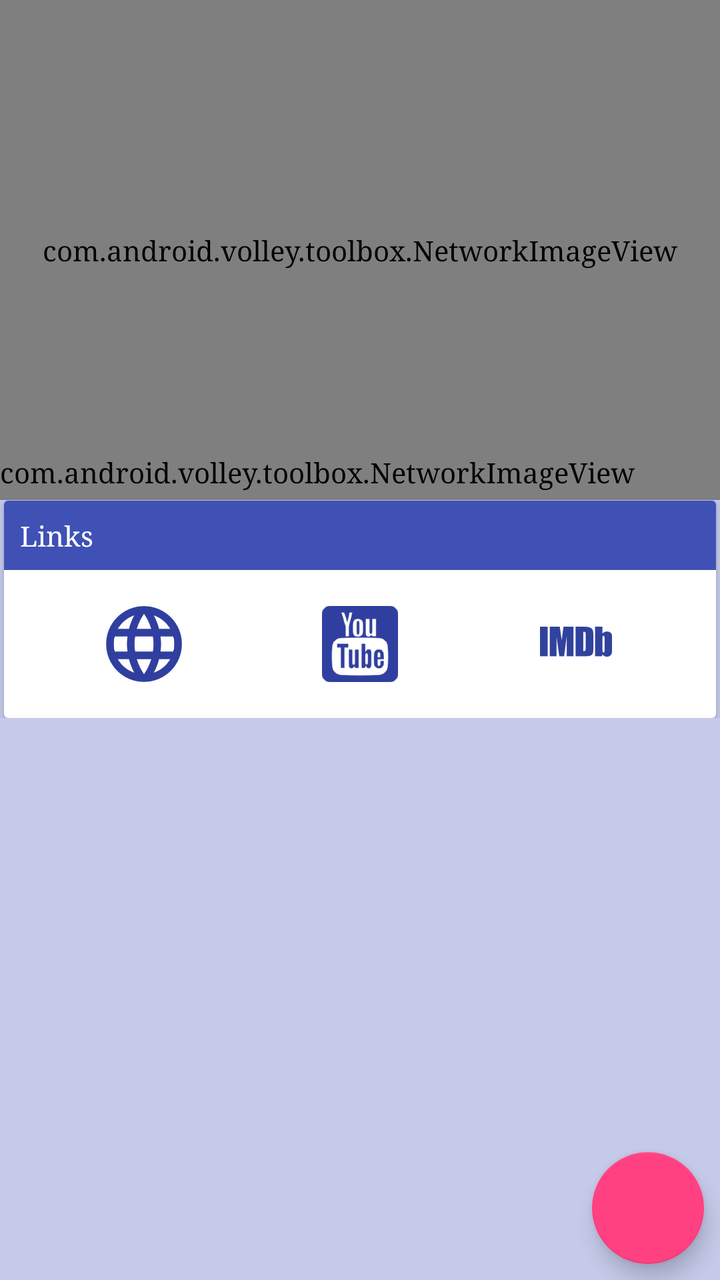
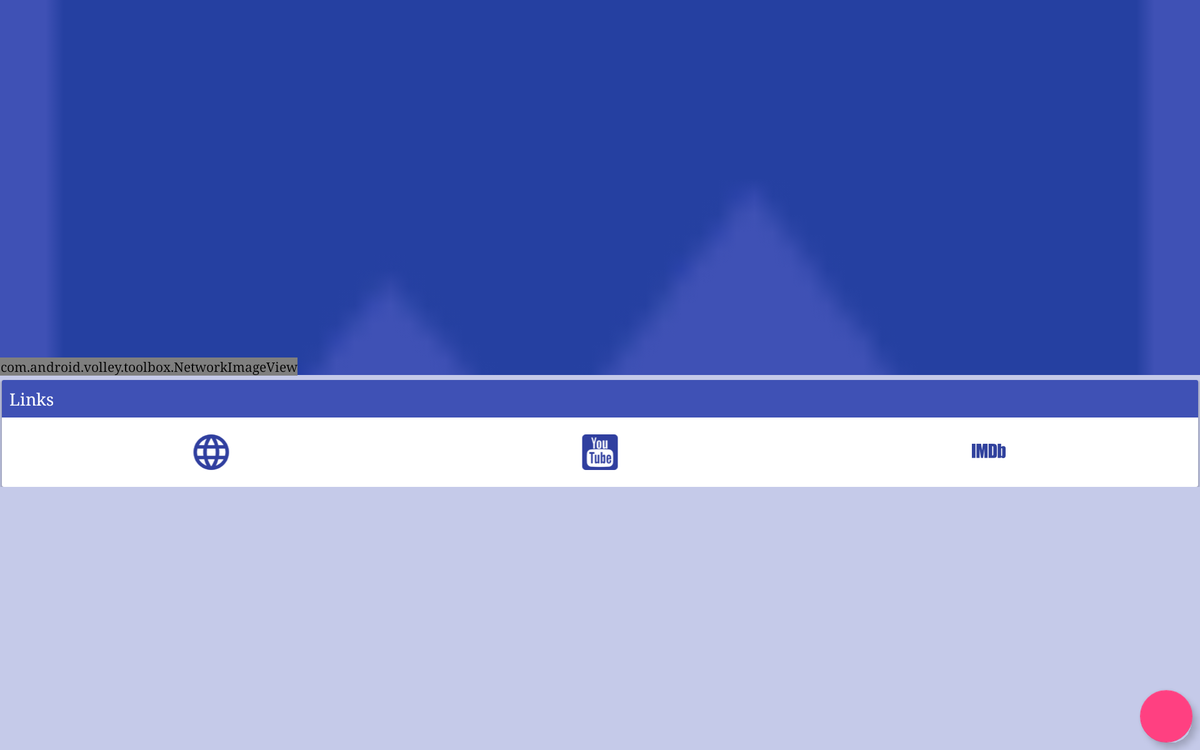

The same Android screen from two of the app's own layout files: first res/layout/ as a phone draws it, then the repository's variant for another configuration, drawn on a device whose configuration selects that folder. Both files follow.
<!-- AndroidManifest.xml: application theme AppTheme -->
<!-- res/layout/fragment_detail.xml -->
<android.support.design.widget.CoordinatorLayout xmlns:android="http://schemas.android.com/apk/res/android"
    xmlns:app="http://schemas.android.com/apk/res-auto"
    android:id="@+id/coordinator_detail"
    android:layout_width="match_parent"
    android:layout_height="match_parent">

    <android.support.design.widget.AppBarLayout
        android:id="@+id/view"
        android:layout_width="match_parent"
        android:layout_height="@dimen/app_layoutbar_height"
        android:theme="@style/ThemeOverlay.AppCompat.Dark.ActionBar">

        <android.support.design.widget.CollapsingToolbarLayout
            android:id="@+id/collapsing_toolbar"
            android:layout_width="match_parent"
            android:layout_height="match_parent"
            app:contentScrim="?attr/colorPrimary"
            app:layout_scrollFlags="scroll|exitUntilCollapsed">

            <com.android.volley.toolbox.NetworkImageView
                android:id="@+id/image_detail"
                android:layout_width="match_parent"
                android:layout_height="match_parent"
                android:scaleType="centerCrop"
                app:layout_collapseMode="pin" />

            <android.support.v7.widget.Toolbar
                android:id="@+id/toolbar"
                android:layout_width="match_parent"
                android:layout_height="?attr/actionBarSize"
                app:layout_collapseMode="pin" />


        </android.support.design.widget.CollapsingToolbarLayout>

    </android.support.design.widget.AppBarLayout>

    <android.support.v4.widget.NestedScrollView
        android:id="@+id/nested"
        android:layout_width="match_parent"
        android:layout_height="match_parent"
        android:layout_marginTop="@dimen/margin_top_card_header"
        app:layout_behavior="@string/appbar_scrolling_view_behavior">

        <LinearLayout
            android:layout_width="match_parent"
            android:layout_height="wrap_content"
            android:background="@android:color/transparent"
            android:paddingBottom="96dp"
            android:orientation="vertical">

            <include layout="@layout/card_header_detail_collapse"></include>

            <android.support.v7.widget.CardView
                android:id="@+id/card_genres"
                android:layout_width="match_parent"
                android:layout_height="wrap_content"
                android:layout_marginLeft="@dimen/margin_gral_cards"
                android:layout_marginRight="@dimen/margin_gral_cards"
                android:padding="4dp"
                android:visibility="gone">

                    <LinearLayout
                        android:id="@+id/ll_genres"
                        android:layout_width="match_parent"
                        android:layout_height="wrap_content"
                        android:layout_gravity="center"
                        android:layout_margin="6dp"
                        android:gravity="center"
                        android:orientation="horizontal" />
            </android.support.v7.widget.CardView>

            <LinearLayout
                android:layout_width="match_parent"
                android:layout_height="wrap_content"
                android:orientation="vertical"
                android:id="@+id/ll_main"></LinearLayout>

           <include layout="@layout/card_footer_detail"></include>

        </LinearLayout>

    </android.support.v4.widget.NestedScrollView>

    <android.support.design.widget.FloatingActionButton
        android:id="@+id/fab"
        android:layout_width="wrap_content"
        android:layout_height="wrap_content"
        android:layout_marginRight="@dimen/margin_fab"
        android:layout_marginBottom="@dimen/margin_fab"
        android:src="@drawable/ic_favorite_normal"
        app:layout_anchor="@id/nested"
        app:layout_anchorGravity="bottom|right|end" />

</android.support.design.widget.CoordinatorLayout>
<!-- res/layout/card_header_detail_collapse.xml (included above) -->
<?xml version="1.0" encoding="utf-8"?>
<android.support.v7.widget.CardView
    xmlns:android="http://schemas.android.com/apk/res/android"
    xmlns:app="http://schemas.android.com/tools"
    android:id="@+id/card_header_collapse"
    android:layout_width="match_parent"
    android:layout_height="wrap_content"
    android:layout_marginRight="2dp"
    app:cardBackgroundColor="@android:color/transparent"
    app:cardCornerRadius="2dp"
    app:cardElevation="0dp">

    <LinearLayout
        android:layout_width="match_parent"
        android:layout_height="wrap_content"
        android:layout_marginBottom="2dp"
        android:background="@android:color/transparent"

        android:orientation="horizontal">

        <com.android.volley.toolbox.NetworkImageView
            android:id="@+id/thumbnail_film2"
            android:layout_width="wrap_content"
            android:layout_height="wrap_content"
            android:layout_gravity="bottom"
            android:src="@drawable/imagen_prueba"
            android:transitionName="@string/transition_grid_to_detail" />


        <LinearLayout
            android:layout_width="match_parent"
            android:layout_height="match_parent"
            android:layout_marginTop="25dp"
            android:id="@+id/ll_icons_header"
            android:background="@android:color/white"
            android:gravity="center"
            android:orientation="vertical">

            <TableRow
                android:layout_width="match_parent"
                android:layout_height="wrap_content"
                android:id="@+id/tr_adults"
                android:layout_gravity="center"
                android:gravity="center"
                android:visibility="gone">

                <ImageView
                    android:id="@+id/iv_adults"
                    android:layout_gravity="center"
                    android:layout_width="wrap_content"
                    android:layout_height="wrap_content"
                    android:src="@drawable/ic_adults" />

            </TableRow>

            <TableRow
                android:layout_width="match_parent"
                android:layout_height="wrap_content">

                <ImageView
                    android:id="@+id/iv_votes"
                    android:layout_width="0dp"
                    android:layout_height="wrap_content"
                    android:layout_weight="1"
                    android:src="@drawable/ic_votes" />

                <ImageView
                    android:id="@+id/iv_popular"
                    android:layout_width="0dp"
                    android:layout_height="wrap_content"
                    android:layout_weight="1"
                    android:src="@drawable/ic_popularity" />

            </TableRow>

            <TableRow
                android:layout_width="match_parent"
                android:layout_height="wrap_content">

                <TextView
                    android:id="@+id/vote_count"
                    android:layout_width="0dp"
                    android:layout_height="wrap_content"
                    android:layout_weight="1"
                    android:gravity="center"
                    android:text="Votos"
                    android:textSize="11sp" />

                <TextView
                    android:id="@+id/popularity"
                    android:layout_width="0dp"
                    android:layout_height="wrap_content"
                    android:layout_weight="1"
                    android:gravity="center"
                    android:maxLength="4"
                    android:ellipsize="end"
                    android:text="Popularidad"
                    android:textSize="11sp" />

            </TableRow>


            <TableRow
                android:layout_width="match_parent"
                android:layout_height="wrap_content"
                android:layout_marginTop="16dp">

                <ImageView
                    android:id="@+id/iv_rate"
                    android:layout_width="0dp"
                    android:layout_height="wrap_content"
                    android:layout_weight="1"
                    android:src="@drawable/ic_rates" />

                <ImageView
                    android:id="@+id/iv_date"
                    android:layout_width="0dp"
                    android:layout_height="wrap_content"
                    android:layout_weight="1"
                    android:src="@drawable/ic_date" />

            </TableRow>

            <TableRow
                android:layout_width="match_parent"
                android:layout_height="wrap_content">

                <TextView
                    android:id="@+id/hightest_rate"
                    android:layout_width="0dp"
                    android:layout_height="wrap_content"
                    android:layout_weight="1"
                    android:gravity="center"
                    android:text="Rate"
                    android:textSize="11sp" />

                <TextView
                    android:id="@+id/imdb_id"
                    android:layout_width="0dp"
                    android:layout_height="wrap_content"
                    android:layout_weight="1"
                    android:gravity="center"
                    android:text="Imdb"
                    android:textSize="11sp" />

            </TableRow>
        </LinearLayout>
    </LinearLayout>

    <LinearLayout
        android:layout_width="match_parent"
        android:layout_height="30dp"
        android:orientation="horizontal">

        <View
            android:layout_width="match_parent"
            android:layout_height="match_parent"
            android:background="@android:color/transparent"
            android:layout_weight="1"> </View>

        <ImageView
            android:layout_width="wrap_content"
            android:layout_height="wrap_content"
            android:padding="1dp"
            android:id="@+id/iv_flag" />

    </LinearLayout>
</android.support.v7.widget.CardView>
<!-- res/layout/card_footer_detail.xml (included above) -->
<?xml version="1.0" encoding="utf-8"?>
<android.support.v7.widget.CardView
    android:layout_width="match_parent"
    android:layout_height="match_parent"
    android:layout_marginLeft="@dimen/margin_gral_cards"
    android:layout_marginRight="@dimen/margin_gral_cards"
    xmlns:android="http://schemas.android.com/apk/res/android">

    <LinearLayout
        android:layout_width="match_parent"
        android:layout_height="wrap_content"
        android:orientation="vertical">

        <TextView
            android:id="@+id/tv_title"
            android:layout_width="match_parent"
            android:layout_height="wrap_content"
            android:textColor="@android:color/white"
            android:background="@color/colorPrimary"
            android:padding="8dp"
            android:text="@string/links"
            android:textSize="@dimen/title_synopsis" />

        <TableRow android:layout_width="match_parent"
            android:layout_height="wrap_content"
            android:layout_margin="16dp"
            android:layout_gravity="center">

            <ImageView
                android:layout_width="0dp"
                android:layout_height="wrap_content"
                android:src="@drawable/ic_website"
                android:id="@+id/iv_website"
                android:layout_weight="1" />

            <ImageView
                android:layout_width="0dp"
                android:layout_height="wrap_content"
                android:src="@drawable/ic_youtube"
                android:id="@+id/iv_youtube"
                android:layout_weight="1" />

            <ImageView
                android:layout_width="0dp"
                android:layout_height="wrap_content"
                android:src="@drawable/ic_imdb"
                android:id="@+id/iv_imdb"
                android:layout_weight="1" />

        </TableRow>


    </LinearLayout>

</android.support.v7.widget.CardView>
<!-- resources referenced by this layout -->
<resources>
  <color name="colorPrimary">#3F51B5</color>
  <dimen name="app_layoutbar_height">250dp</dimen>
  <dimen name="margin_fab">8dp</dimen>
  <dimen name="margin_gral_cards">2dp</dimen>
  <!-- from res/values-xxhdpi/ -->
  <dimen name="margin_top_card_header">-30dp</dimen>
  <!-- from res/values-xxhdpi/ -->
  <dimen name="title_synopsis">14sp</dimen>
  <!-- drawable ic_adults: png bitmap (drawable-hdpi, 3212 bytes) -->
  <!-- drawable ic_date: png bitmap (drawable-hdpi, 927 bytes) -->
  <!-- drawable ic_imdb: png bitmap (drawable-hdpi, 1328 bytes) -->
  <!-- drawable ic_popularity: png bitmap (drawable-hdpi, 1492 bytes) -->
  <!-- drawable ic_rates: png bitmap (drawable-hdpi, 1917 bytes) -->
  <!-- drawable ic_votes: png bitmap (drawable-hdpi, 1196 bytes) -->
  <!-- drawable ic_website: png bitmap (drawable-hdpi, 2269 bytes) -->
  <!-- drawable ic_youtube: png bitmap (drawable-hdpi, 3179 bytes) -->
  <!-- drawable imagen_prueba: jpg bitmap (drawable, 8595 bytes) -->
  <string name="links">Links</string>
  <!-- from res/values-xhdpi/ -->
  <string name="transition_grid_to_detail">DetailFragment</string>
  <style name="AppTheme" parent="Theme.AppCompat.Light.NoActionBar">
          
          <item name="colorPrimary">@color/colorPrimary</item>
          <item name="colorPrimaryDark">@color/colorPrimaryDark</item>
          <item name="colorAccent">@color/colorAccent</item>
          <item name="android:windowBackground">@color/colorBackground</item>
          <item name="android:typeface">serif</item>
      </style>
  <color name="colorPrimaryDark">#303F9F</color>
  <color name="colorAccent">#FF4081</color>
  <color name="colorBackground">#C5CAE9</color>
</resources>
<!-- res/layout-sw720dp-land/fragment_detail.xml (the repository's variant of the layout above) -->
<!-- drawn on a large tablet held sideways -->
<RelativeLayout
    xmlns:android="http://schemas.android.com/apk/res/android"
    android:layout_width="match_parent"
    android:layout_height="match_parent"
    android:clickable="true">

    <android.support.design.widget.CoordinatorLayout xmlns:android="http://schemas.android.com/apk/res/android"
        xmlns:app="http://schemas.android.com/apk/res-auto"
        android:id="@+id/coordinator_detail"
        android:layout_width="match_parent"
        android:layout_height="match_parent"
        android:background="@color/colorBackground"
        android:clickable="true">

        <android.support.design.widget.AppBarLayout
            android:id="@+id/view"
            android:layout_width="match_parent"
            android:layout_height="@dimen/app_layoutbar_height"
            android:clickable="true"
            android:theme="@style/ThemeOverlay.AppCompat.Dark.ActionBar">

            <android.support.design.widget.CollapsingToolbarLayout
                android:id="@+id/collapsing_toolbar"
                android:layout_width="match_parent"
                android:layout_height="match_parent"
                android:clickable="true"
                app:contentScrim="?attr/colorPrimary"
                app:layout_scrollFlags="scroll|exitUntilCollapsed">

                <ImageView
                    android:id="@+id/image_detail"
                    android:layout_width="match_parent"
                    android:layout_height="match_parent"
                    android:scaleType="centerCrop"
                    android:src="@drawable/ic_image"
                    app:layout_collapseMode="pin" />

                <android.support.v7.widget.Toolbar
                    android:id="@+id/toolbar_detail"
                    android:layout_width="match_parent"
                    android:layout_height="?attr/actionBarSize"
                    android:clickable="true"
                    app:layout_collapseMode="pin" />


            </android.support.design.widget.CollapsingToolbarLayout>

        </android.support.design.widget.AppBarLayout>

        <android.support.v4.widget.NestedScrollView
            android:id="@+id/nested"
            android:layout_width="match_parent"
            android:layout_height="match_parent"
            android:background="@android:color/transparent"
            android:layout_marginTop="@dimen/margin_top_card_header"
            app:layout_behavior="@string/appbar_scrolling_view_behavior">

            <LinearLayout
                android:layout_width="match_parent"
                android:layout_height="wrap_content"
                android:background="@android:color/transparent"
                android:orientation="vertical"
                android:paddingBottom="96dp">

               <include layout="@layout/card_header_detail_collapse"></include>

                <LinearLayout
                    android:id="@+id/ll_main"
                    android:layout_width="match_parent"
                    android:layout_height="wrap_content"
                    android:orientation="vertical"></LinearLayout>

                <include layout="@layout/card_footer_detail"></include>

            </LinearLayout>

        </android.support.v4.widget.NestedScrollView>

        <android.support.design.widget.FloatingActionButton
            android:id="@+id/fab"
            android:layout_width="wrap_content"
            android:layout_height="wrap_content"
            android:layout_marginBottom="@dimen/margin_fab"
            android:layout_marginRight="@dimen/margin_fab"
            android:src="@drawable/ic_favorite_normal"
            app:layout_anchor="@id/nested"
            app:layout_anchorGravity="bottom|right|end" />


    </android.support.design.widget.CoordinatorLayout>
</RelativeLayout>
<!-- resources referenced by the variant -->
<!-- as a large tablet held sideways resolves them -->
<resources>
  <color name="colorBackground">#C5CAE9</color>
  <color name="colorPrimary">#3F51B5</color>
  <!-- from res/values-sw720dp/ -->
  <dimen name="app_layoutbar_height">400dp</dimen>
  <!-- from res/values-sw720dp/ -->
  <dimen name="margin_fab">8dp</dimen>
  <!-- from res/values-sw720dp/ -->
  <dimen name="margin_gral_cards">2dp</dimen>
  <!-- from res/values-sw720dp/ -->
  <dimen name="margin_top_card_header">-25dp</dimen>
  <!-- from res/values-sw720dp/ -->
  <dimen name="title_synopsis">18sp</dimen>
  <!-- drawable ic_adults: png bitmap (drawable-hdpi, 3212 bytes) -->
  <!-- drawable ic_date: png bitmap (drawable-hdpi, 927 bytes) -->
  <!-- drawable ic_image: png bitmap (drawable-hdpi, 1269 bytes) -->
  <!-- drawable ic_imdb: png bitmap (drawable-hdpi, 1328 bytes) -->
  <!-- drawable ic_popularity: png bitmap (drawable-hdpi, 1492 bytes) -->
  <!-- drawable ic_rates: png bitmap (drawable-hdpi, 1917 bytes) -->
  <!-- drawable ic_votes: png bitmap (drawable-hdpi, 1196 bytes) -->
  <!-- drawable ic_website: png bitmap (drawable-hdpi, 2269 bytes) -->
  <!-- drawable ic_youtube: png bitmap (drawable-hdpi, 3179 bytes) -->
  <!-- drawable imagen_prueba: jpg bitmap (drawable, 8595 bytes) -->
  <string name="links">Links</string>
  <!-- from res/values-xlarge/ -->
  <string name="transition_grid_to_detail">DetailFragment</string>
  <style name="AppTheme" parent="Theme.AppCompat.Light.NoActionBar">
          
          <item name="colorPrimary">@color/colorPrimary</item>
          <item name="colorPrimaryDark">@color/colorPrimaryDark</item>
          <item name="colorAccent">@color/colorAccent</item>
          <item name="android:windowBackground">@color/colorBackground</item>
          <item name="android:typeface">serif</item>
      </style>
  <color name="colorPrimaryDark">#303F9F</color>
  <color name="colorAccent">#FF4081</color>
</resources>
